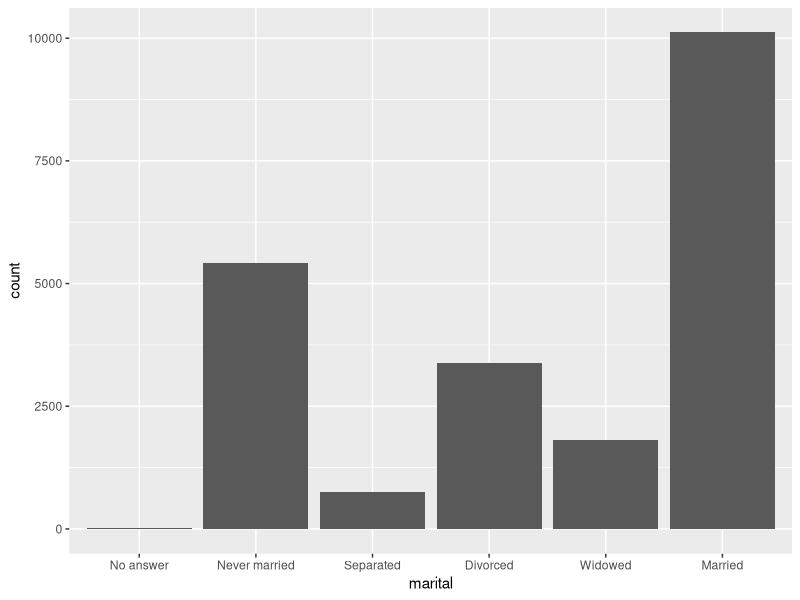
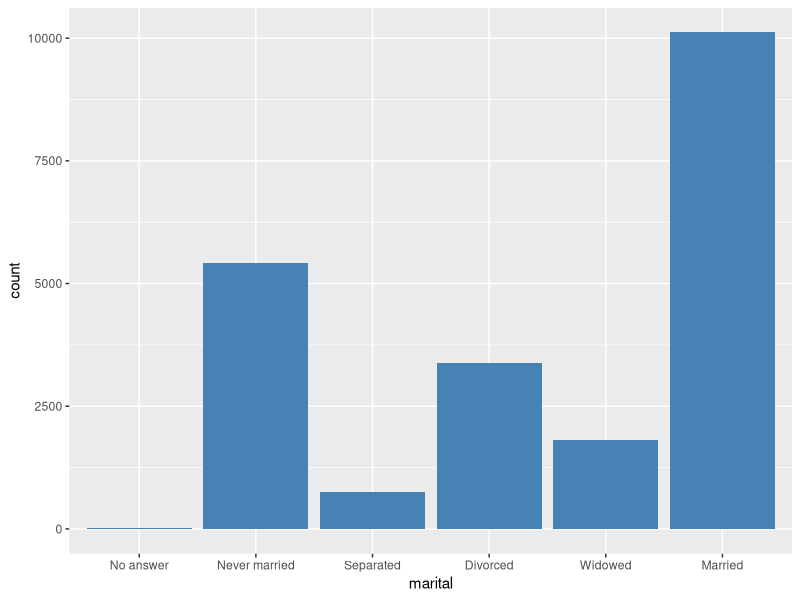
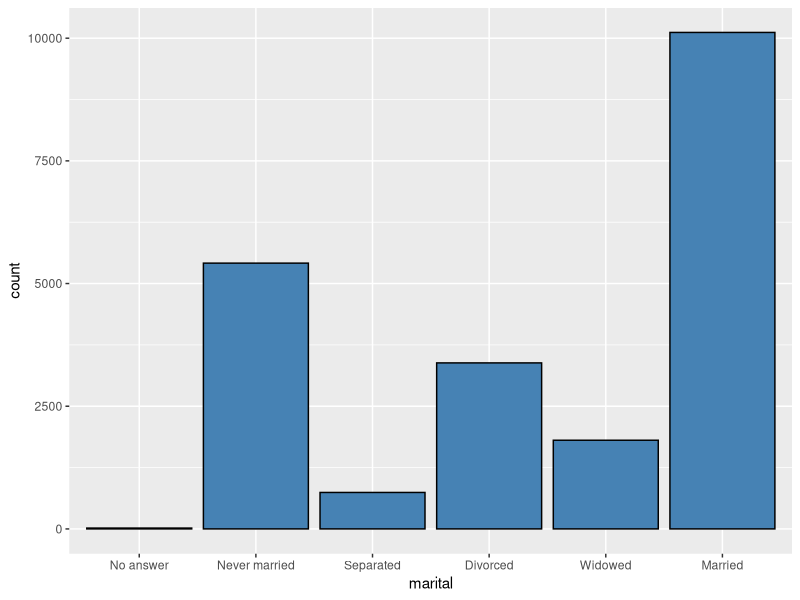
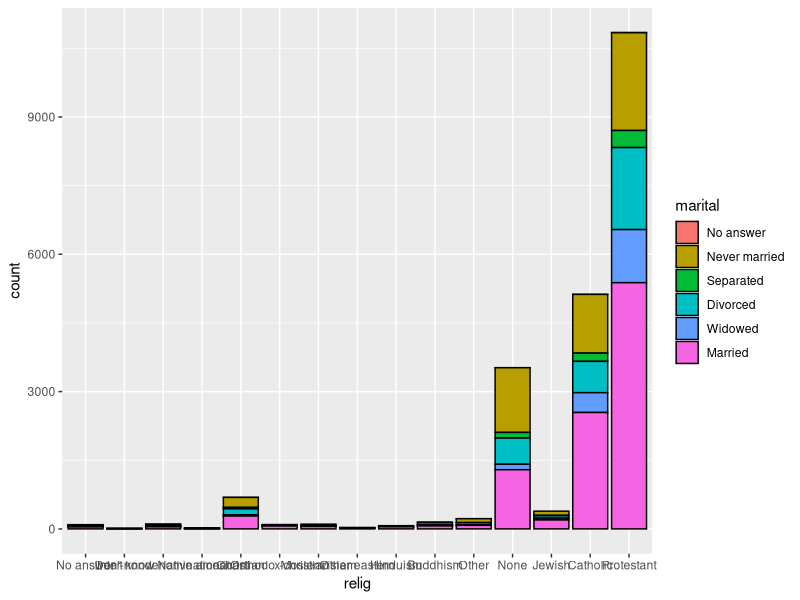
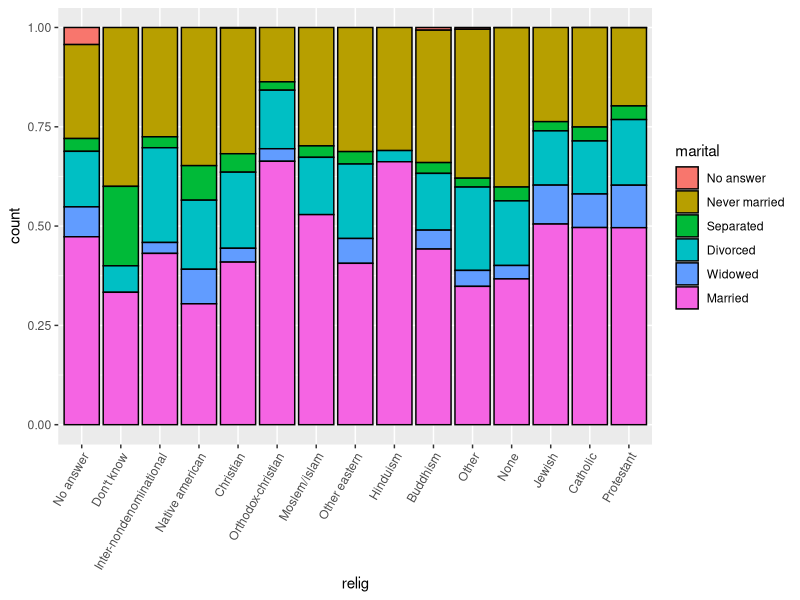
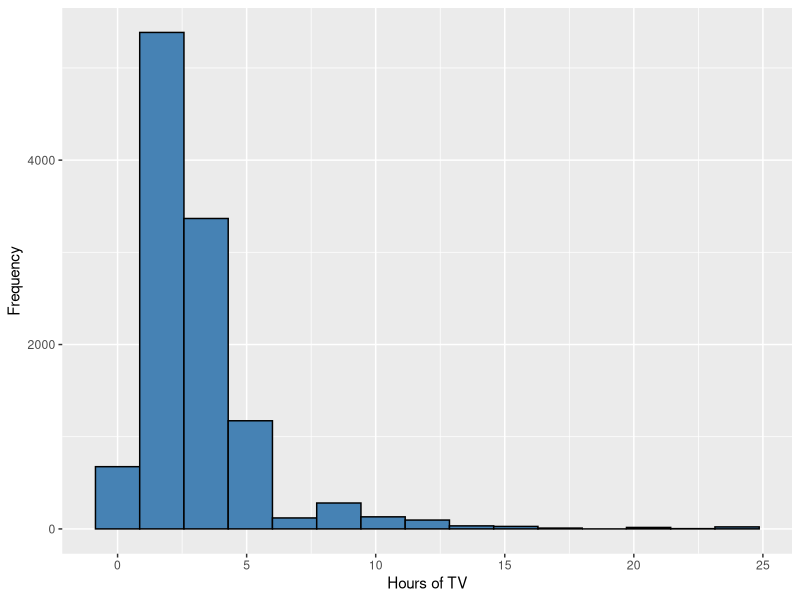
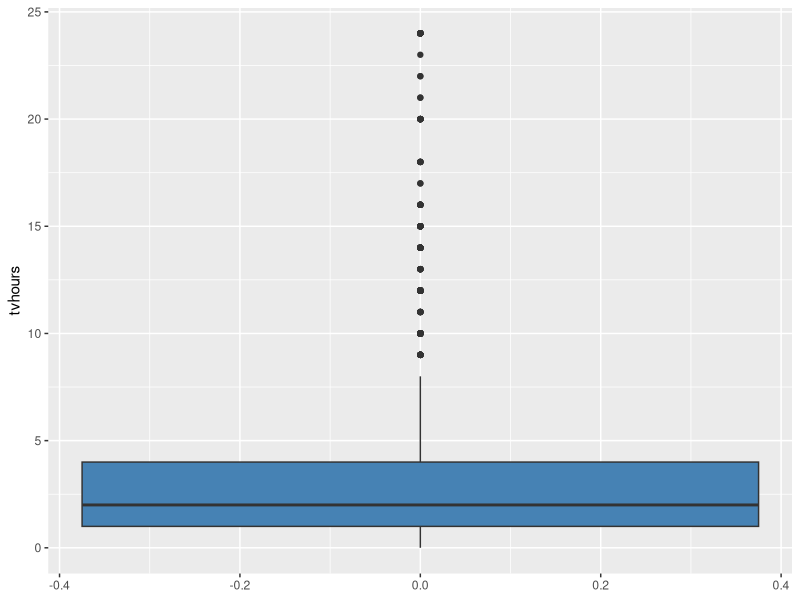
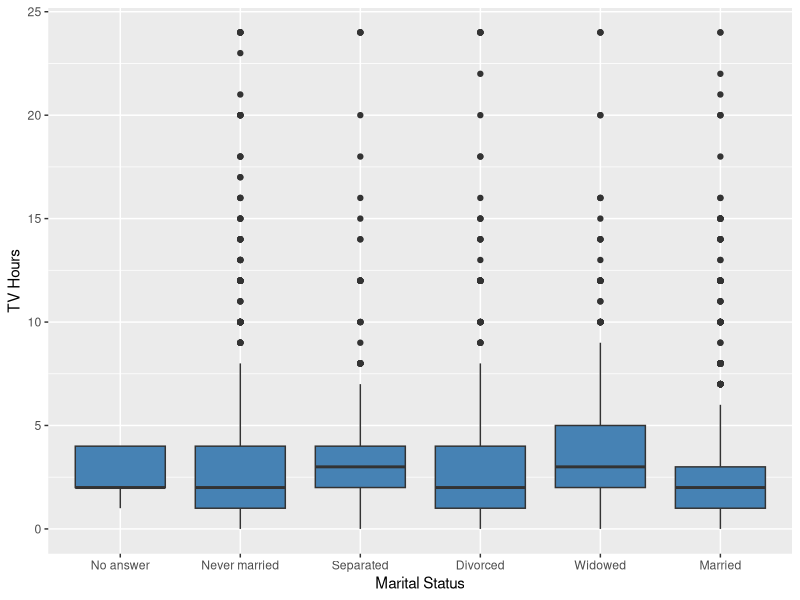

Here is the R script that generated these plots, in order:
###########################################
# Data Visualization Workshop: Activity 2 #
###########################################

# Part a
# ======
# Type in code that will load the tidyverse, which contains ggplot2.
library(tidyverse)

# Part b
# ======
# We are going to use the gss_cat data set that was loaded with the tidyverse.
# Using ggplot() and geom_bar(), create a bar plot of the marital variable from 
#   the gss_catdata set.
ggplot(gss_cat, aes(x = marital)) + # Put the proper variable in the aes() function
  geom_bar() # Complete this line

# Part c
# ======
# Copy and paste your code from part b. In the geom_bar() function, use the fill
#   option to change the fill color of of bars to one of your choice (except 
#   don't choose black).
ggplot(gss_cat, aes(x = marital)) + # Put the proper variable in the aes() function
  geom_bar(fill = "steelblue") # Complete this line

# Part d
# ======
# Some fill colors lack contrast with the background. Copy and paste your code 
#   from part c and then add color = "black" inside the geom_bar() function. 
#   Comment on what that did.
ggplot(gss_cat, aes(x = marital)) + # Put the proper variable in the aes() function
  geom_bar(fill = "steelblue", color = "black") # Complete this line
# That put a black border around the bars.

# Part e
# ======
# Now make a bar plot with relig on the x-axis. Put fill = marital in the aes()
#   function to make side-by-side bar plots.
ggplot(gss_cat, aes(x = relig, fill = marital)) + # Complete the aes() function
  geom_bar(color = "black")

# Part f
# ======
# There are a couple issues with that plot in part e. First, the plot is 
#   dominated by the protestant, catholic, and none categories. Let's adjust
#   each bar so the heights are standardized by putting position = "fill" in
#   the geom_bar() function. Second, the x-axis labels overlap. We can adjust 
#   the angle option in element_text for the axis.text.x in the theme() 
#   function. Putting hjust = 1 might also help.
ggplot(gss_cat, aes(x = relig, fill = marital)) + # Complete the aes() function
  geom_bar(color = "black", position = "fill") + # Add position = "fill" here
  theme(axis.text.x = element_text(angle = 60, hjust = 1)) # Add angle in here to swivel the category labels

# Part g
# ======
# Now let's move onto a histogram. Make a histogram for the tvhours variable in
#   the gss_cat data set.
ggplot(gss_cat, aes(x = tvhours)) + # Fill in the right argument in the aes() function
  geom_histogram(color = "black", fill = "steelblue", bins = 15) +     
  # Fill in the color and fill options to make it look 
  #   good. Also put bins = 15.
  labs(x = "Hours of TV", y = "Frequency")   # Fill in the labels for the x and y axes. Make the
#   label for the x-axis be "Hours of TV" and the label
#   for the y-axis be "Frequency"

# Part h
# ======
# Make a vertical boxplot of tvhours, so you should have y = tvhours 
#   in the aes() function. Change the fill color of it to one of your choice.
ggplot(gss_cat, aes(y = tvhours)) +
  geom_boxplot(fill = "steelblue")

# Part i
# ======
# Make side-by-side boxplots for comparing tvhours for the different 
#   marital categories. You can do this by putting x = marital and y = tvhours
#   in the aes() function. Then fill in the rest of the code here. Change the 
#   fill color to one you like and put appropriate labels.
ggplot(gss_cat, aes(x = marital, y = tvhours)) + 
  geom_boxplot(fill = "steelblue") +     
  labs(x = "Marital Status", y = "TV Hours")

# Part j
# Finally, make a scatter plot with age on the x-axis and tvhours on the y-axis. 
#   Change the color based on the marital variable. 
#   Change the shape to something other than circles. 
#   Change the background theme to something other than gray.
#   Put some labels, give a title, and change the text size to be bigger. 
#   Then add geom_smooth(method = "lm") to draw the lines of best fit. 
# Does there seem to be a relationship between the variables?
ggplot(gss_cat, aes(x = age, y = tvhours, color = marital)) + # Put the aes() function in ggplot
  geom_point(shape = 18) + # Finish this line. Change the shape here. 
  theme_classic() + # Finish this line  
  labs(x = "Age", y = "TV Hours", title = "Scatterplot of TV Hours vs Age") + # Add axis labels and a title
  geom_smooth(method = "lm") # Change the method in this function
# The relationship between age and tv hours seems to be very weak, but positive. 
# Based on the lines of best fit, those who are married seem to watch the least
#   amount of TV. For those under the age of about 45, widowed people tend to 
#   watch the most TV while for those over 45, separated watch the most. 
